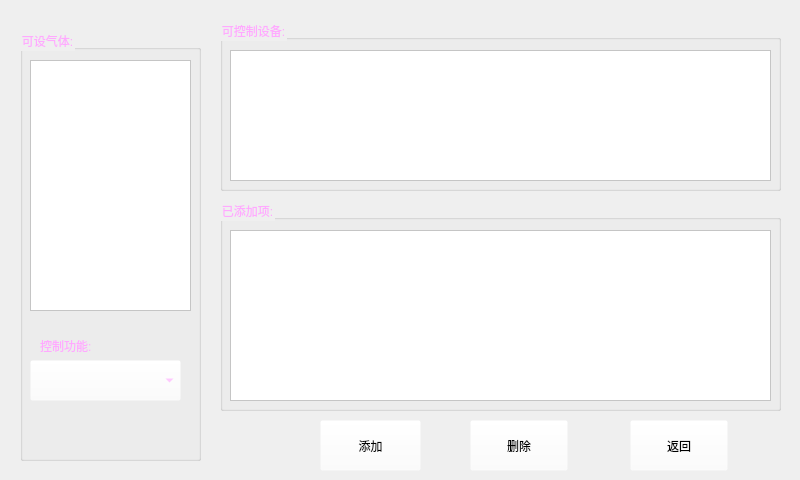
<?xml version="1.0" encoding="UTF-8"?>
<ui version="4.0">
 <class>CQiTi</class>
 <widget class="QWidget" name="CQiTi">
  <property name="geometry">
   <rect>
    <x>0</x>
    <y>0</y>
    <width>800</width>
    <height>480</height>
   </rect>
  </property>
  <property name="minimumSize">
   <size>
    <width>800</width>
    <height>480</height>
   </size>
  </property>
  <property name="maximumSize">
   <size>
    <width>800</width>
    <height>480</height>
   </size>
  </property>
  <property name="windowTitle">
   <string>Form</string>
  </property>
  <widget class="QGroupBox" name="groupBox">
   <property name="geometry">
    <rect>
     <x>20</x>
     <y>30</y>
     <width>181</width>
     <height>431</height>
    </rect>
   </property>
   <property name="styleSheet">
    <string notr="true">font: 75 72pt &quot;Ubuntu&quot;;
background-color: rgba(255, 255, 255, 0);
color: rgb(255, 170, 255);</string>
   </property>
   <property name="title">
    <string>可设气体:</string>
   </property>
   <widget class="QTableWidget" name="tableWidget">
    <property name="geometry">
     <rect>
      <x>10</x>
      <y>30</y>
      <width>161</width>
      <height>251</height>
     </rect>
    </property>
    <property name="styleSheet">
     <string notr="true">background-color: rgb(255, 255, 255);
color: rgb(0, 0, 127);
font: 75 72pt &quot;Ubuntu&quot;;</string>
    </property>
   </widget>
   <widget class="QLabel" name="label">
    <property name="geometry">
     <rect>
      <x>20</x>
      <y>300</y>
      <width>101</width>
      <height>31</height>
     </rect>
    </property>
    <property name="text">
     <string>控制功能:</string>
    </property>
   </widget>
   <widget class="QComboBox" name="comboBox">
    <property name="geometry">
     <rect>
      <x>10</x>
      <y>330</y>
      <width>151</width>
      <height>41</height>
     </rect>
    </property>
   </widget>
  </widget>
  <widget class="QGroupBox" name="groupBox_2">
   <property name="geometry">
    <rect>
     <x>220</x>
     <y>20</y>
     <width>561</width>
     <height>171</height>
    </rect>
   </property>
   <property name="styleSheet">
    <string notr="true">font: 75 72pt &quot;Ubuntu&quot;;
background-color: rgba(255, 255, 255, 0);
color: rgb(255, 170, 255);</string>
   </property>
   <property name="title">
    <string>可控制设备:</string>
   </property>
   <widget class="QTableWidget" name="tableWidget_2">
    <property name="geometry">
     <rect>
      <x>10</x>
      <y>30</y>
      <width>541</width>
      <height>131</height>
     </rect>
    </property>
    <property name="styleSheet">
     <string notr="true">color: rgb(0, 0, 127);
font: 75 72pt &quot;Ubuntu&quot;;
background-color: rgb(255, 255, 255);</string>
    </property>
   </widget>
  </widget>
  <widget class="QGroupBox" name="groupBox_3">
   <property name="geometry">
    <rect>
     <x>220</x>
     <y>200</y>
     <width>561</width>
     <height>211</height>
    </rect>
   </property>
   <property name="styleSheet">
    <string notr="true">font: 75 72pt &quot;Ubuntu&quot;;
background-color: rgba(255, 255, 255, 0);
color: rgb(255, 170, 255);</string>
   </property>
   <property name="title">
    <string>已添加项:</string>
   </property>
   <widget class="QTableWidget" name="tableWidget_3">
    <property name="geometry">
     <rect>
      <x>10</x>
      <y>30</y>
      <width>541</width>
      <height>171</height>
     </rect>
    </property>
    <property name="styleSheet">
     <string notr="true">font: 75 72pt &quot;Ubuntu&quot;;
background-color: rgb(255, 255, 255);
color: rgb(0, 0, 127);</string>
    </property>
   </widget>
  </widget>
  <widget class="QPushButton" name="pushButton">
   <property name="geometry">
    <rect>
     <x>320</x>
     <y>420</y>
     <width>101</width>
     <height>51</height>
    </rect>
   </property>
   <property name="styleSheet">
    <string notr="true">font: 75 72pt &quot;Ubuntu&quot;;
background-color: rgba(255, 255, 255, 0);
color: rgb(0, 0, 0);</string>
   </property>
   <property name="text">
    <string>添加</string>
   </property>
  </widget>
  <widget class="QPushButton" name="pushButton_2">
   <property name="geometry">
    <rect>
     <x>470</x>
     <y>420</y>
     <width>98</width>
     <height>51</height>
    </rect>
   </property>
   <property name="styleSheet">
    <string notr="true">background-color: rgba(255, 255, 255, 0);
color: rgb(0, 0, 0);
font: 75 72pt &quot;Ubuntu&quot;;
</string>
   </property>
   <property name="text">
    <string>删除</string>
   </property>
  </widget>
  <widget class="QPushButton" name="pushButton_3">
   <property name="geometry">
    <rect>
     <x>630</x>
     <y>420</y>
     <width>98</width>
     <height>51</height>
    </rect>
   </property>
   <property name="styleSheet">
    <string notr="true">font: 75 72pt &quot;Ubuntu&quot;;
background-color: rgba(255, 255, 255, 0);
color: rgb(0, 0, 0);</string>
   </property>
   <property name="text">
    <string>返回</string>
   </property>
  </widget>
 </widget>
 <resources/>
 <connections/>
</ui>
